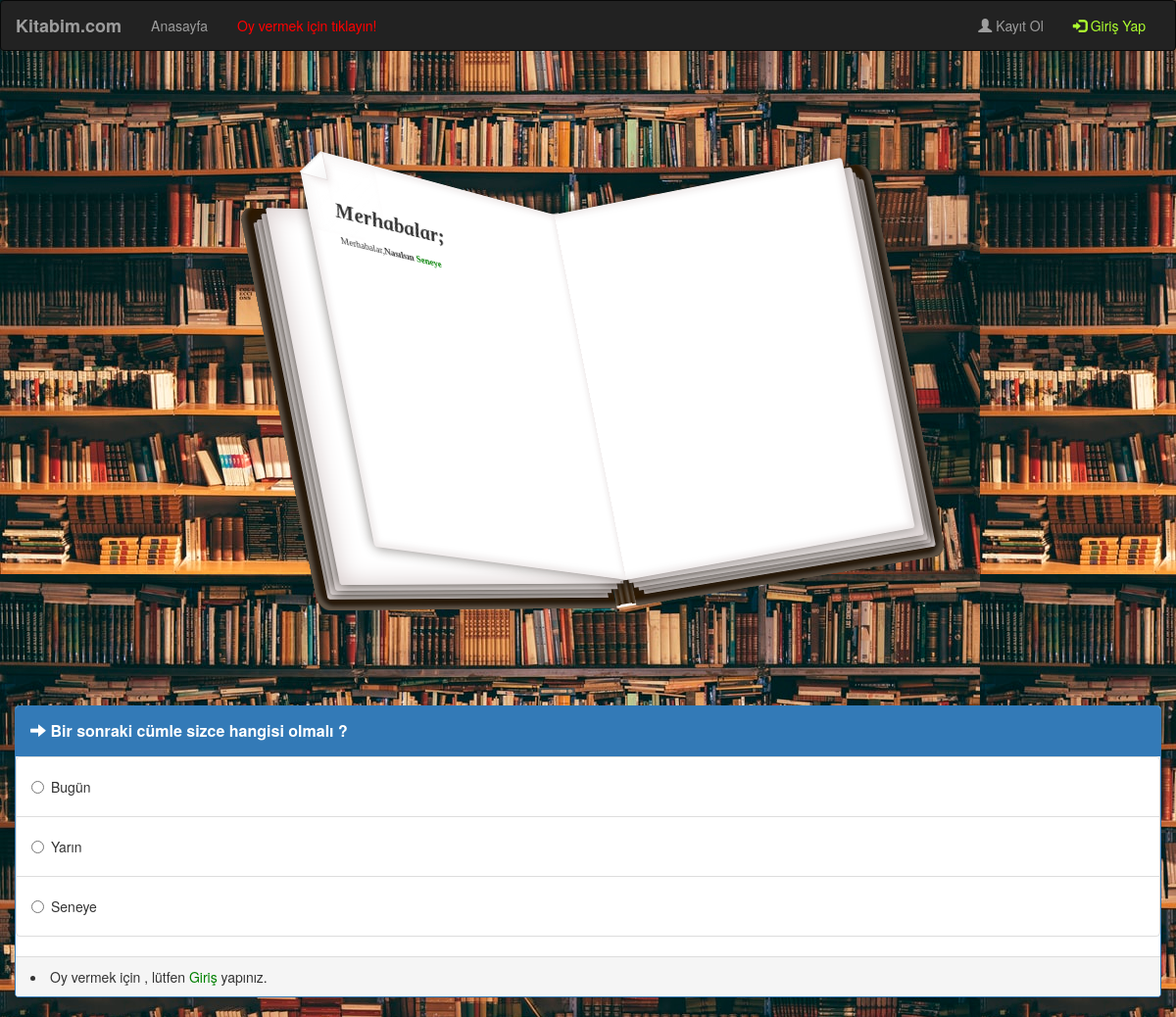
The app's page /, older data.
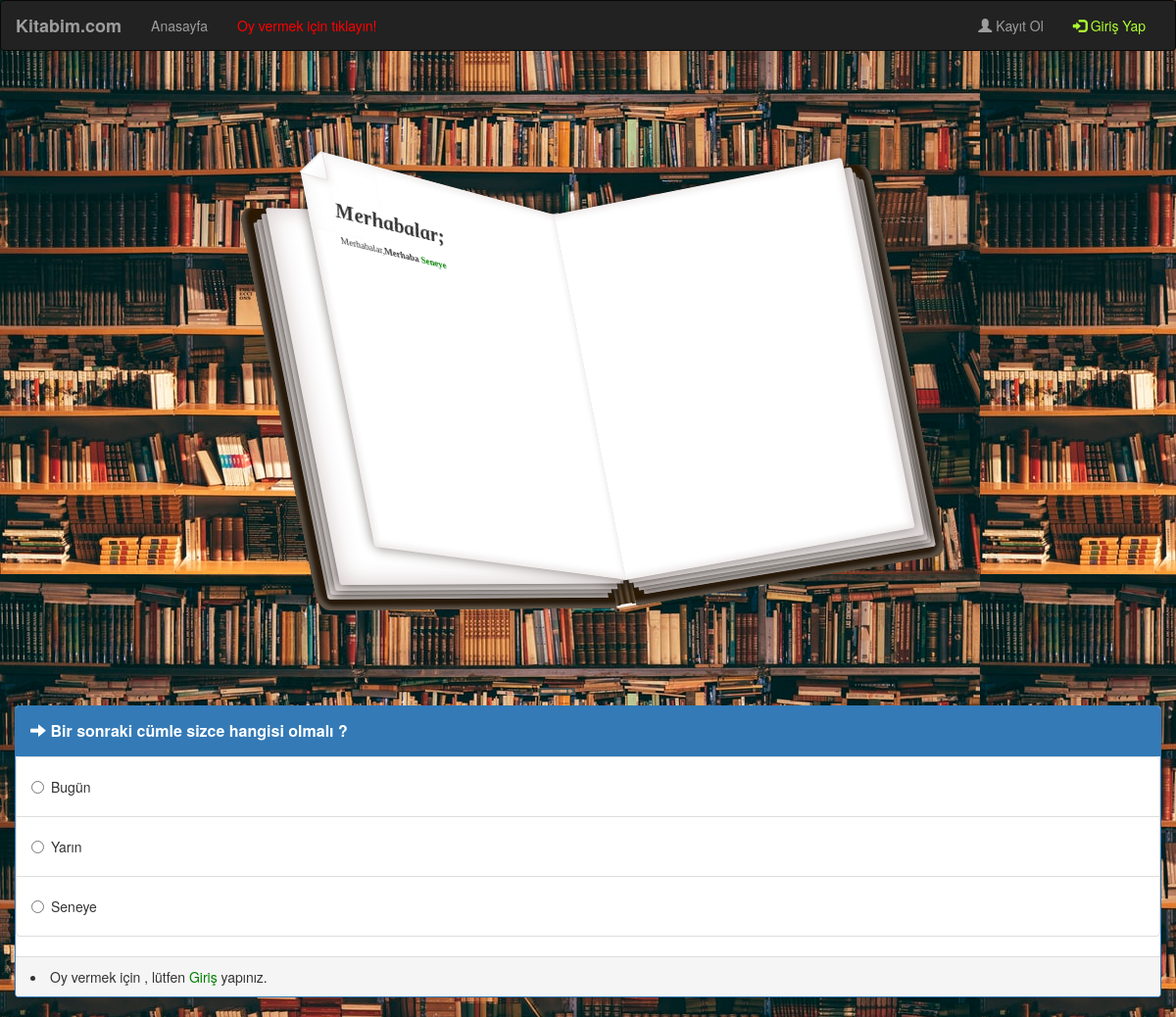
The same page, newer data.
### polls/models.py (models this page shows, shortened)
class Poll(models.Model):
    option_one = models.CharField(max_length=300)
    option_two = models.CharField(max_length=300)
    option_three = models.CharField(max_length=300)
    option_one_count = models.IntegerField(default=0)
    option_two_count = models.IntegerField(default=0)
    option_three_count = models.IntegerField(default=0)
    def mostSelected(self):
        if self.option_one_count > self.option_two_count and  self.option_one_count > self.option_three_count:
            return self.option_one
        elif self.option_two_count > self.option_one_count and self.option_two_count > self.option_three_count:
            return self.option_two
        else:
            return self.option_three
    def choices(self):
        id = Poll.objects.first().mostSelected()
        return  id

### polls/views.py (the view, shortened to what this page needs)
# urls.py: 2. Add a URL to urlpatterns:  path('', views.home, name='home')
def home(request):
    try:
        poll = Poll.objects.latest('id')
    except:
        return HttpResponse('Exception: Data Not Found')
    if request.method == 'POST':
        form = CreatePollForm(request.POST)
        if form.is_valid():
            form.save()
            return redirect('home')
    else:
        form = CreatePollForm()
    context = {'form' : form}
    context = {
        'poll' : poll,
    }
    return render(request, 'poll/home.html', context)

### polls/templates/poll/home.html (shortened to what the changed rows need)
{% extends "poll/base.html" %}
{% block main %}
{% load static %}
<head>
    <link rel="stylesheet" href="https://maxcdn.bootstrapcdn.com/bootstrap/3.3.7/css/bootstrap.min.css">
    <link rel="stylesheet" type="text/css" href="{% static 'homeStyle.css' %}" />
</head>
<body>
    <div class="scene">
        <div class="book-wrap">
          <div class="left-side">
            <div class="layer-text">
              <div class="page-left-2">
                <div class="page-text w-richtext">
                  <p>Merhabalar,<b>{{poll.choices}}</b><b style="color:green"> {{poll.mostSelected}}</b></p>
                </div>
              </div>
            </div>
          </div>
        </div>
      </div>
    <div class="row" id="Poll">
        <div class="col-lg-16 ">
            <div class="col-md-20">
                <div class="panel panel-primary">
                    <form method="POST">
                        <div class="form-group">
                            <ul class="list-group">
                                <li class="list-group-item">
                                    <div class="radio">
                                        <label>
                                            <input type="radio" name="poll" value="option1">
                                            {{ poll.option_one }}
                                        </label>&nbsp;
                                    </div>
                                </li>
                                <li class="list-group-item">
                                    <div class="radio">
                                        <label>
                                            <input type="radio" name="poll" value="option2">
                                            {{ poll.option_two }}
                                        </label>&nbsp;
                                    </div>
                                </li>
                                <li class="list-group-item">
                                    <div class="radio">
                                        <label>
                                            <input type="radio" name="poll" value="option3" >
                                            {{ poll.option_three }}
                                        </label>
                                    </div>
                                </li>
                            </ul>
                    </div>
                    </form>
                </div>
            </div>
            </div>
        </div>
    </div>
</body>
{% endblock %}

Row changes from the older to the newer data that the page shows:
changed through a linked row, Poll "Bugün": choices "Nasılsın" → "Merhaba"
